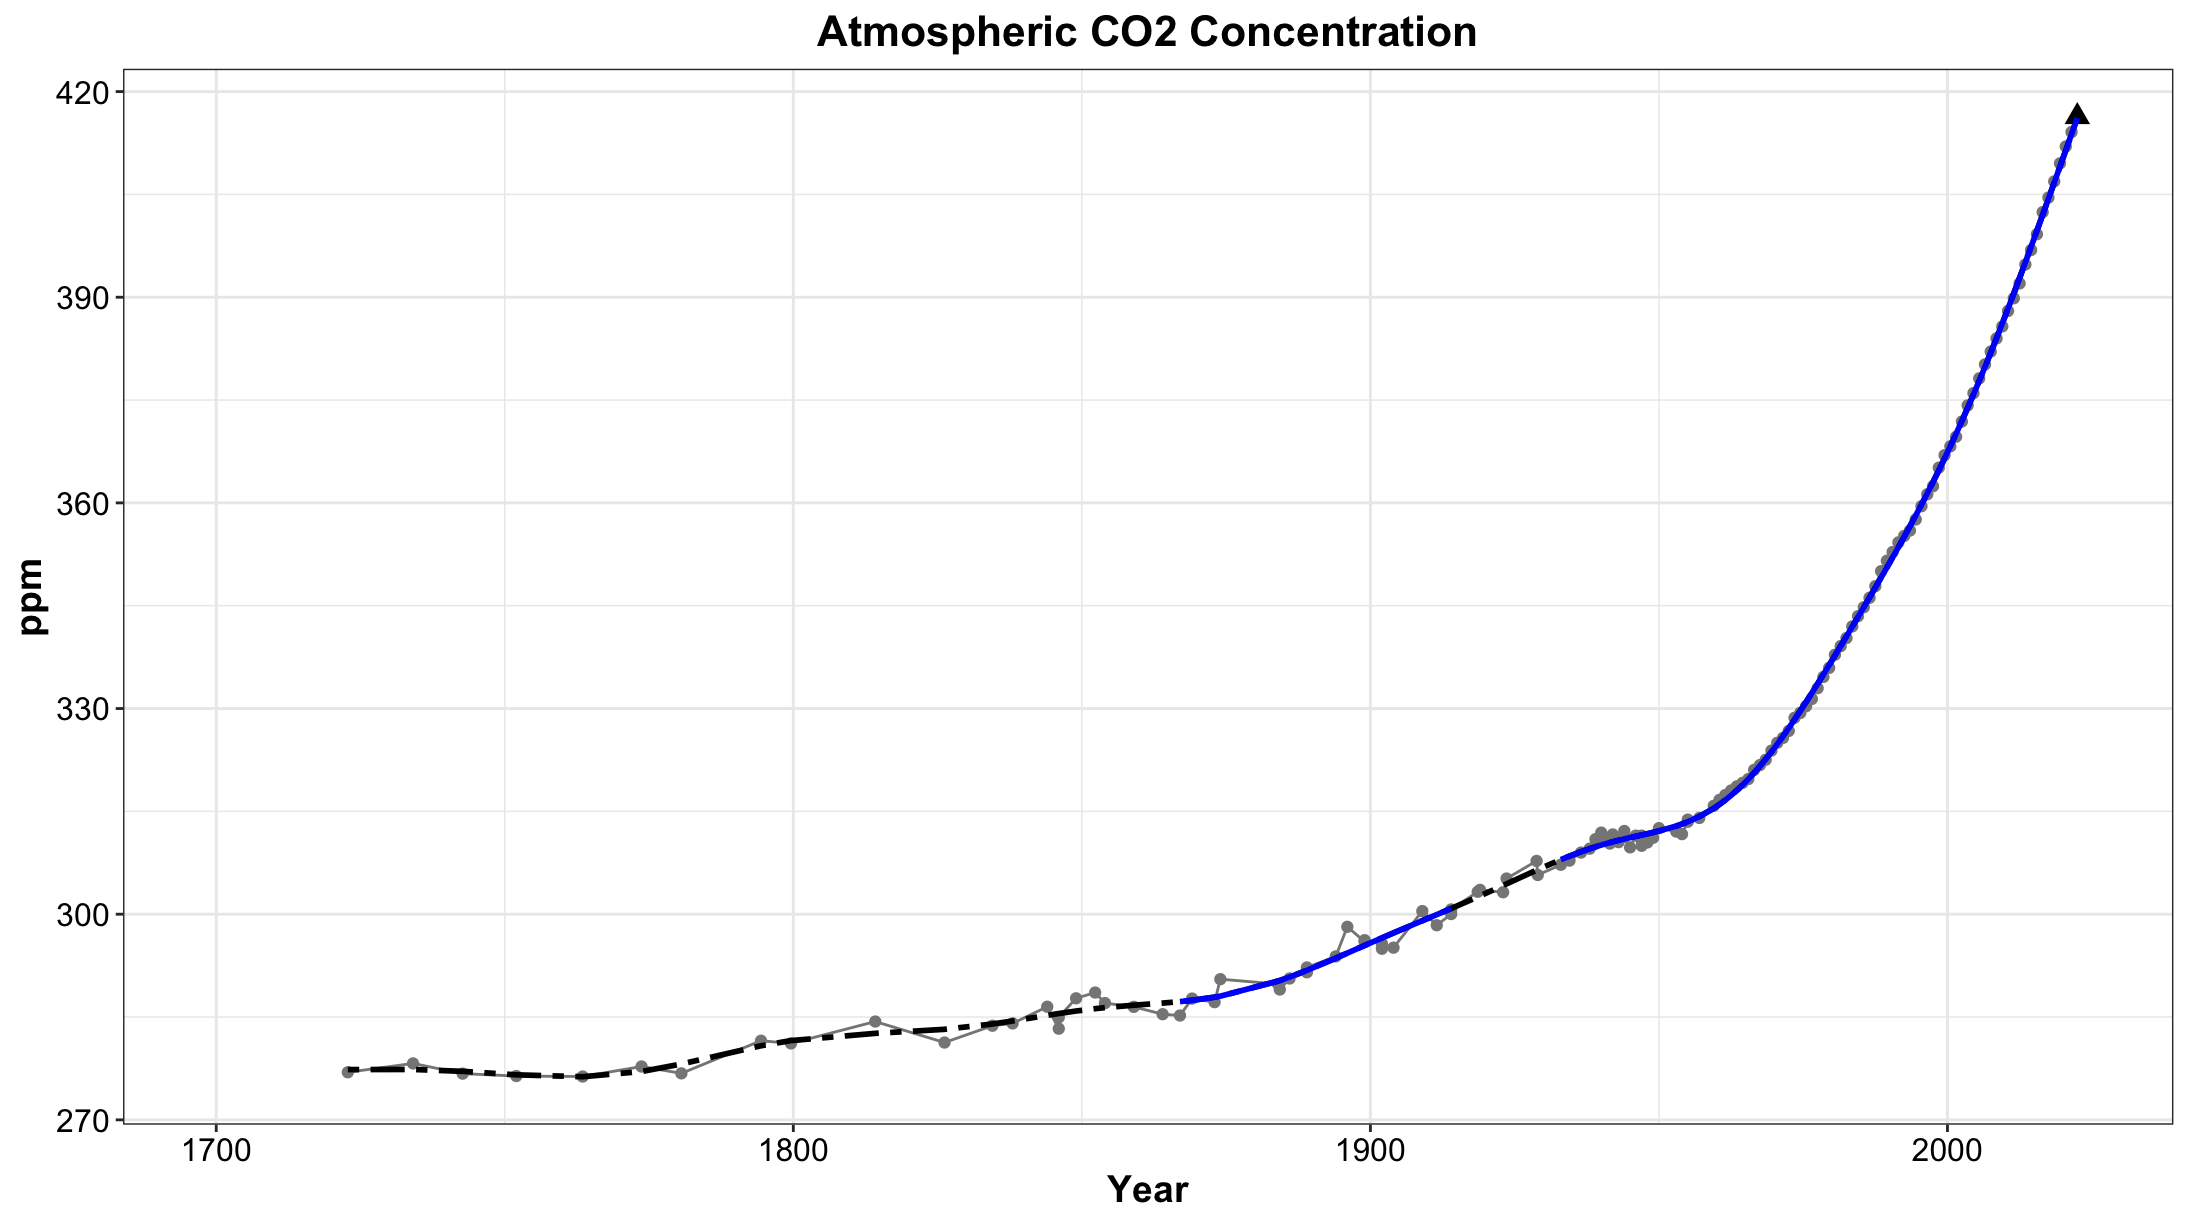

Write R code to recreate this figure.
## Figures for Atmospheric CO2

## **Laura Gruenburg, lagruenburg@gmail.com**

#   **LAST UPDATED: August 24, 2022**

#####load required functions
#  You will need to download the functions from here https://gist.github.com/gavinsimpson/e73f011fdaaab4bb5a30

setwd("~/Desktop/NYB Indicators/Deriv")
source("Deriv.R")
library(mgcv)
library(ggplot2)
#library(mgcViz)

## Data can be downloaded at https://scrippsco2.ucsd.edu/data/atmospheric_co2/icecore_merged_products.html

#######Load the datasets
setwd("~/Desktop/NYB Indicators/NYB_Indicators_Calculations/Final_Timeseries_Figures/Timeseries_Files_2023")
atm_co2<-read.csv("merged_ice_core_yearly_2023.csv", header = TRUE)

qatm_co2 = quantile(atm_co2$ppm, probs = c(.30, .70))

# find the last 5 years mean
mn_atm_co25 = mean(atm_co2$ppm[atm_co2$year >= 2019])
# what quintile the data is in
mn_atm_co25 >qatm_co2

# Creat a GAM - adjust k and remember to check model
mod<- gam(ppm ~ s(year, k=15), data = atm_co2)
summary(mod) #check out model
gam.check(mod)

pdata <- with(atm_co2, data.frame(year = year))
p2_mod <- predict(mod, newdata = pdata,  type = "terms", se.fit = TRUE)
intercept = 325.0545  # look at p2_mod and extract the intercept
pdata <- transform(pdata, p2_mod = p2_mod$fit[,1], se2 = p2_mod$se.fit[,1])

#  Now that we have the model prediction, the next step is to calculate the first derivative
#  Then determine which increases and decreases are significant
Term = "year"
mod.d <- Deriv(mod, n=139) # n is the number of years
mod.dci <- confint(mod.d, term = Term)
mod.dsig <- signifD(pdata$p2_mod, d = mod.d[[Term]]$deriv,
                    +                    mod.dci[[Term]]$upper, mod.dci[[Term]]$lower)

# Take a quick look to make sure it appears ok before final plotting
plot(ppm ~ year, data = atm_co2)
lines(ppm ~ year, data = atm_co2)
lines(p2_mod+intercept ~ year, data = pdata, type = "n")
lines(p2_mod+intercept ~ year, data = pdata)
lines(unlist(mod.dsig$incr)+intercept ~ year, data = pdata, col = "blue", lwd = 3)
lines(unlist(mod.dsig$decr)+intercept ~ year, data = pdata, col = "red", lwd = 3)


ggplot() + 
  geom_line(data = atm_co2, aes(x = year, y = ppm), color = 'grey53') +
  geom_point(data = atm_co2, aes(x = year, y = ppm), color = 'gray53') + 
  geom_point(data = atm_co2[139, ], aes(x=year, y =ppm), color = 'black', shape = 17, size = 3) +
  #geom_smooth(data = atm_co2, aes(x = year, y = ppm), method = lm, se = FALSE, color = 'black') + 
  geom_line(data=pdata, aes(x = year, y = p2_mod+intercept), se = FALSE, color = 'black', linetype = 'twodash', size = 1) + 
  geom_line(data = pdata, aes(y = unlist(mod.dsig$incr)+intercept, x = year), color = "blue", size = 1) + 
  geom_line(data = pdata, aes(y = unlist(mod.dsig$decr)+intercept, x = year), color = 'red', size = 1) + 
  theme_bw() +
  xlim(1700, 2023) +
  labs (y = 'ppm' , x = 'Year', title = 'Atmospheric CO2 Concentration') + 
  theme(plot.title=element_text(size = 16,face = 'bold',hjust = 0.5), axis.title=element_text(size = 14, face = 'bold'), axis.text= element_text(color = 'black', size = 12))
